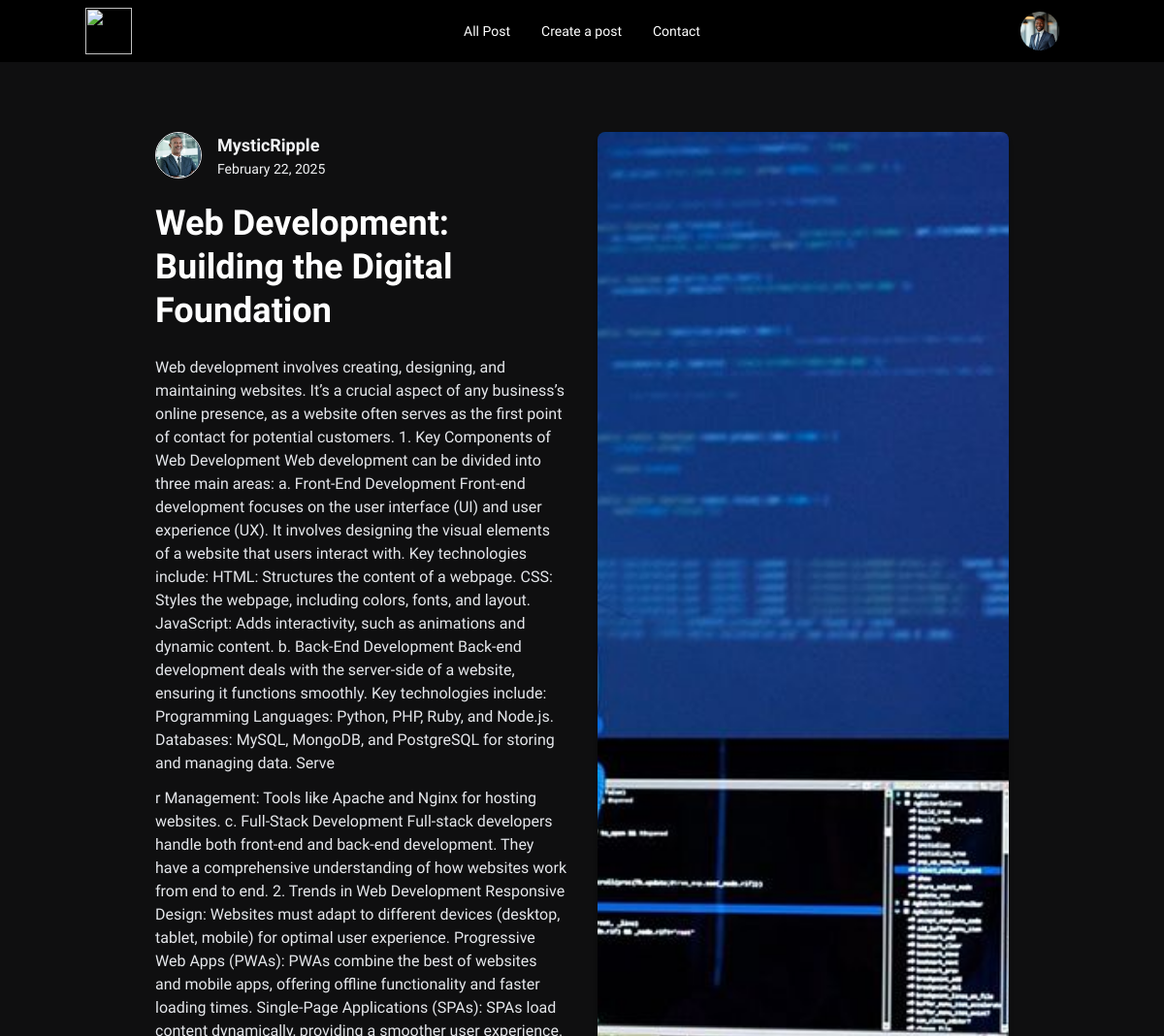
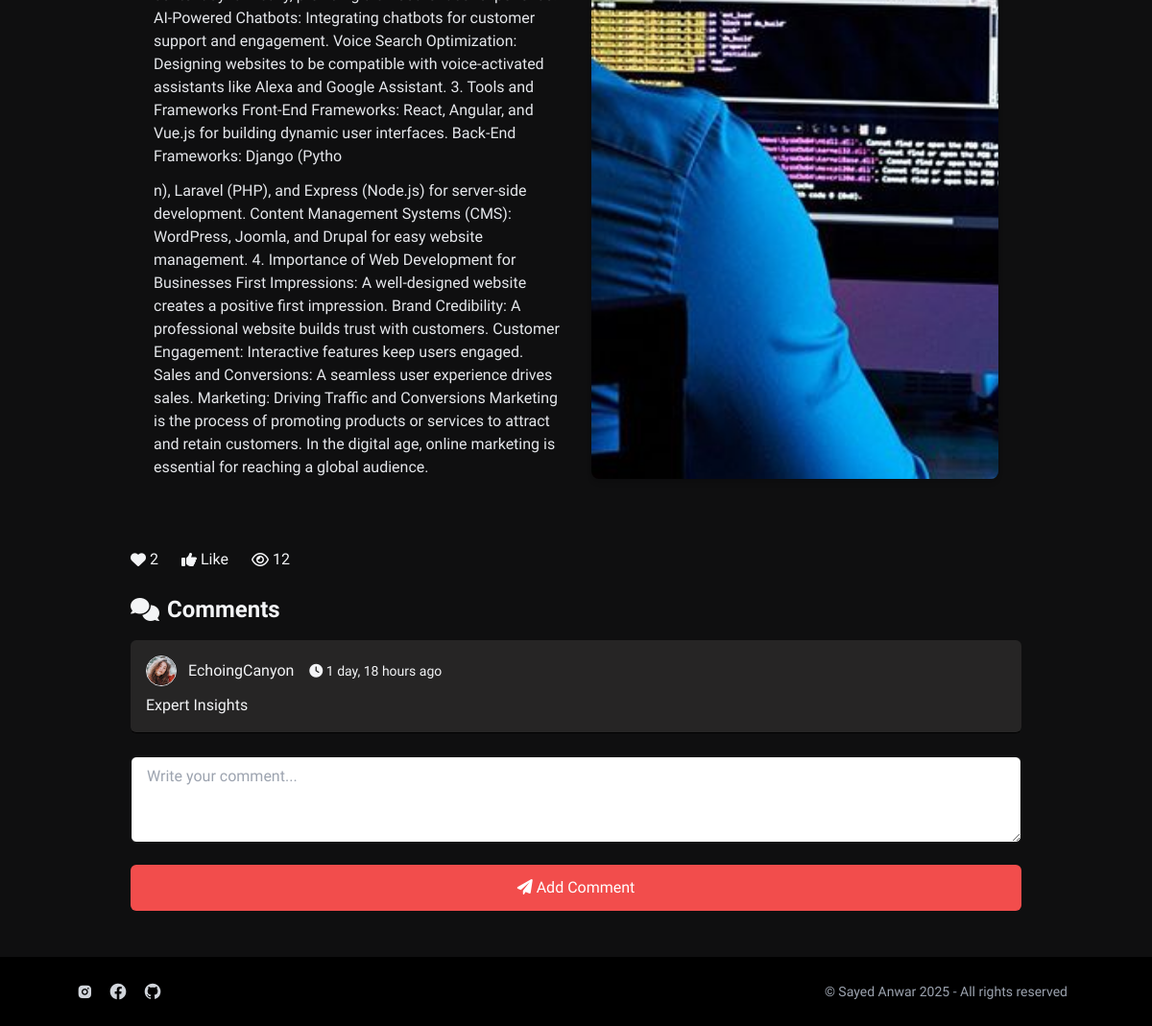
Page /post/49/ (signed in) on the committed database (2 pictures, top to bottom).
### blog/models.py (models this page shows, shortened)
class Profile(models.Model):
    user = models.OneToOneField(User, on_delete=models.CASCADE)
    bio = models.TextField(blank=True, null=True)
    profile_picture = models.ImageField(
        upload_to=blogger_name_dict,
        default="defaults/user-icon.png",
        blank=True,
        null=True
    )
    created_at = models.DateTimeField(auto_now_add=True)

class Post(models.Model):
    user = models.ForeignKey(User, on_delete=models.CASCADE)
    category = models.ForeignKey(Category, on_delete=models.CASCADE, related_name="posts")
    title = models.CharField(max_length=255)
    image = models.ImageField(upload_to="post_images/")
    description = models.TextField()
    created_date = models.DateField(default=now)
    created_time = models.TimeField(default=now)
    view_count = models.PositiveIntegerField(default=0)

class Comment(models.Model):
    user = models.ForeignKey(User, on_delete=models.CASCADE)
    post = models.ForeignKey(Post, on_delete=models.CASCADE, related_name="comments")
    text = models.TextField()
    created_date = models.DateField(default=now)
    created_time = models.TimeField(default=now)

### blog/views.py (the view, shortened to what this page needs)
# urls.py: path('post/<int:post_id>/', post_details, name='post_details'),
def post_details(request, post_id):
    post = get_object_or_404(Post, id=post_id)
    post.view_count += 1
    post.save(update_fields=['view_count'])
    comments = post.comments.all().order_by('-created_date')
    liked = request.user.is_authenticated and Like.objects.filter(user=request.user, post=post).exists()
    return render(request, 'blog/post_details.html', {
        'post': post,
        'comments': comments,
        'liked': liked,
    })

### blog/templates/blog/post_details.html (shortened to what this page needs)
{% extends "base.html" %}
{% block content %}
<div class="bg-[#0f0f10]">
    <div class="container mx-auto p-6">
        <div class="grid grid-cols-1 lg:grid-cols-2 gap-8 items-center p-6 lg:p-12">
            <div class="space-y-6">
                <div class="flex items-center w-full gap-4">
                    <div class="flex justify-between items-center w-full">
                        <div class="flex items-center gap-4">
                            {% if post.user.profile.profile_picture %}
                            <img src="{{ post.user.profile.profile_picture.url }}" alt="{{ post.user.username }}"
                                class="w-12 h-12 rounded-full object-cover border">
                            {% else %}
                                <div class="w-12 h-12 rounded-full bg-gray-300 flex items-center justify-center text-gray-600">?</div>
                            {% endif %}
                            <div>
                                <p class="text-lg font-semibold text-gray-100">{{ post.user.username }}</p>
                                <p class="text-sm text-gray-100">{{ post.created_date|date:"F j, Y" }}</p>
                            </div>
                        </div>
                    </div>
                </div>
                <h1 class="text-4xl font-extrabold text-white leading-tight">{{ post.title }}</h1>
                <p class="text-gray-200 flex flex-col gap-3">
                    <span>{{ post.description|slice:":1000" }}</span>
                    <span>{{ post.description|slice:"1000:2000" }}</span>
                    <span>{{ post.description|slice:"2000:3000" }}</span>
                </p>
            </div>
            <div class="w-full h-full">
                <img src="{{ post.image.url }}" alt="Post Image"
                     class="w-full h-full object-cover rounded-lg shadow-md">
            </div>
        </div>
        <div class="p-6">
            <div class="flex items-center space-x-6 mb-6 text-black">
                <span class="flex items-center text-gray-100 font-medium">
                    <i class="fas fa-heart mr-1"></i> {{ post.likes.count }}
                </span>
                {% if request.user.is_authenticated %}
                    <form action="{% url 'like_post' post.id %}" method="POST" class="inline">
                        <button type="submit" class="flex items-center transition-colors duration-300 text-gray-100 hover:text-[#f24d4c]">
                            {% if liked %}
                                <i class="fas fa-thumbs-down text-gray-100 mr-1"></i> Unlike
                            {% else %}
                                <i class="fas fa-thumbs-up text-gray-100 mr-1"></i> Like
                            {% endif %}
                        </button>
                    </form>
                {% else %}
                    <a href="{% url 'login' %}?next={{ request.path }}" class="flex items-center text-gray-100 hover:text-[#f24d4c] transition-colors">
                        <i class="fas fa-thumbs-up mr-1"></i> Like
                    </a>
                {% endif %}
                <span class="flex items-center text-gray-100"><i class="fa-regular fa-eye mr-1 text-gray-100"></i> {{ post.view_count }}</span>
            </div>
            {% if request.user.is_authenticated %}
                <h2 class="text-2xl font-semibold text-gray-100 mb-4 flex items-center">
                    <i class="fas fa-comments text-gray-100 mr-2"></i> Comments
                </h2>
                {% for comment in comments %}
                    <div class="mb-6 pb-4 border-b border-black bg-[#262525] p-4 rounded-md">
                        <div class="flex items-center mb-2">
                            <div class="flex items-center gap-3 text-gray-100 font-medium">
                                {% if comment.user.profile.profile_picture %}
                                    <img src="{{ comment.user.profile.profile_picture.url }}" alt="{{ comment.user.username }}" class="w-8 h-8 rounded-full object-cover border">
                                {% else %}
                                    <div class="w-8 h-8 rounded-full bg-black flex items-center justify-center text-gray-100">
                                        <i class="fas fa-user"></i>
                                    </div>
                                {% endif %}
                                <span>{{ comment.user.username }}</span>
                            </div>
                            <span class="text-gray-100 text-sm ml-4">
                                <i class="fas fa-clock"></i> {{ comment.created_date|timesince }} ago
                            </span>
                        </div>
                        <p class="text-gray-100">{{ comment.text }}</p>
                    </div>
                {% empty %}
                    <p class="text-gray-300 text-center">
                        <i class="fas fa-comment-slash text-gray-300"></i> No comments yet. Be the first to comment!
                    </p>
                {% endfor %}
                <form method="POST" class="mt-6">
                    <textarea name="content" rows="3" class="w-full px-4 py-2 border border-black focus:outline-none focus:ring-1 focus:ring-black rounded-md" placeholder="Write your comment..." required></textarea>
                    <button type="submit" class="w-full bg-[#f24d4c] text-white rounded-md py-3 mt-4 transition duration-300 hover:bg-black">
                        <i class="fas fa-paper-plane"></i> Add Comment
                    </button>
                </form>
            {% else %}
                <p class="mt-4 text-black text-center">
                    <a href="{% url 'login' %}?next={{ request.path }}" class="text-red-500 hover:underline">
                        <i class="fas fa-sign-in-alt"></i> Log in to view and add comments.
                    </a>
                </p>
            {% endif %}
        </div>
    </div>
</div>
{% endblock %}

### templates/base.html (shortened to what this page needs)
<!DOCTYPE html>
<html lang="en">
<head>
    {% load static %}
    <link href="https://cdnjs.cloudflare.com/ajax/libs/font-awesome/6.0.0-beta3/css/all.min.css" rel="stylesheet">
    <script src="https://cdn.tailwindcss.com"></script>
    <link href="https://cdn.jsdelivr.net/npm/daisyui@4.12.23/dist/full.min.css" rel="stylesheet" type="text/css" />
    <link rel="stylesheet" href="https://cdn.jsdelivr.net/npm/remixicon/fonts/remixicon.css">
    <link rel="stylesheet" href="{% static 'css/styles.css' %}">
</head>
<body class="bg-[#0f0f10]">
    <div class="bg-black p-0 shadow-lg">
        <div class="navbar container mx-auto p-0">
            <div class="navbar-start">
                <a href="{% url 'home_page' %}" class="">
                    <img class="h-12 w-12 object-cover hover:scale-110 transition-transform duration-500" src="https://cdn.freebiesupply.com/images/large/2x/blogger-logo-transparent.png" alt="">
                </a>
            </div>
            <div class="navbar-center hidden lg:flex">
                <ul class="menu menu-horizontal px-1">
                    {% if user.is_authenticated %}
                        <a href="{% url 'all_posts' %}" class="px-4 text-white transition-transform duration-500 hover:scale-110 inline-block">All Post</a>
                        <a href="{% url 'create_post' %}" class="px-4 text-white transition-transform duration-500 hover:scale-110 inline-block">Create a post</a>
                        <a href="{% url 'contact' %}" class="text-white block px-4 transition-transform duration-500 hover:scale-110 inline-block">Contact</a>
                    {% else %}
                        <a href="{% url 'all_posts' %}" class="px-4 text-white transition-transform duration-500 hover:scale-110 inline-block">All Post</a>
                        <a href="{% url 'contact' %}" class="text-white block px-4 transition-transform duration-500 hover:scale-110 inline-block">Contact</a>
                    {% endif %}
                </ul>
            </div>
            <div class="navbar-end">
                {% if user.is_authenticated %}
                    <details class="dropdown dropdown-bottom dropdown-end hidden lg:flex m-0">
                        <summary class="btn bg-transparent hover:bg-transparent shadow-transparent hover:border-none border-none m-1">
                            <img class="h-10 w-10 rounded-full hover:scale-110 transition-transform duration-500" src="{{ user.profile.profile_picture.url }}" alt="Profile Picture">
                        </summary>
                    </details>
                {% endif %}
            </div>
        </div>
    </div>
    <main>
        {% block content %}
        {% endblock %}
    </main>
    <div>
        {% include 'footer.html' %}
    </div>
</body>
</html>

### static/css/styles.css (style rules this page uses)
body { font-family: "Josefin Sans", serif; font-optical-sizing: auto; }

### rows in the picture
Post: user.profile.profile_picture (picture), user.username "MysticRipple", created_date "February 22, 2025", title "Web Development: Building the Digital Foundation", description "Web development involves creating, designing, and maintaining websites. It’s a crucial aspect of any business’s online presence, as a website often serves as the first point of contact for potential customers. 1. Key Components of Web Development Web development can be divided into three main areas: a. Front-End Development Front-end development focuses on the user interface (UI) and user experience (UX). It involves designing the visual elements of a website that users interact with. Key technologies include: HTML: Structures the content of a webpage. CSS: Styles the webpage, including colors, fonts, and layout. JavaScript: Adds interactivity, such as animations and dynamic content. b.…", description "r Management: Tools like Apache and Nginx for hosting websites. c. Full-Stack Development Full-stack developers handle both front-end and back-end development. They have a comprehensive understanding of how websites work from end to end. 2. Trends in Web Development Responsive Design: Websites must adapt to different devices (desktop, tablet, mobile) for optimal user experience. Progressive Web Apps (PWAs): PWAs combine the best of websites and mobile apps, offering offline functionality and faster loading times. Single-Page Applications (SPAs): SPAs load content dynamically, providing a smoother user experience. AI-Powered Chatbots: Integrating chatbots for customer support and engagement.…", description "n), Laravel (PHP), and Express (Node.js) for server-side development. Content Management Systems (CMS): WordPress, Joomla, and Drupal for easy website management. 4. Importance of Web Development for Businesses First Impressions: A well-designed website creates a positive first impression. Brand Credibility: A professional website builds trust with customers. Customer Engagement: Interactive features keep users engaged. Sales and Conversions: A seamless user experience drives sales. Marketing: Driving Traffic and Conversions Marketing is the process of promoting products or services to attract and retain customers. In the digital age, online marketing is essential for reaching a global…", image (picture), likes.count "2", view_count "12"
Comment: user.profile.profile_picture (picture), user.username "EchoingCanyon", created_date "1 day, 18 hours", text "Expert Insights"
